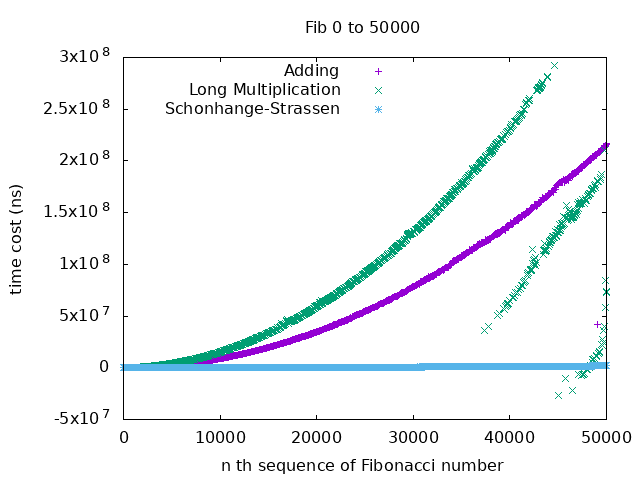

This figure's gnuplot source:
set title "Fib 0 to 50000"
set xlabel "n th sequence of Fibonacci number"
set ylabel "time cost (ns)"
set terminal png font " Times_New_Roman,12 "
set output "plot.png"
set xrange [0:50000]
set xtics 0, 10000, 50000
set key left

plot \
"adding.txt" using 1:2 with points title "Adding", \
"lm.txt" using 1:2 with points title "Long Multiplication", \
"ss.txt" using 1:2 with points title "Schonhange-Strassen", \